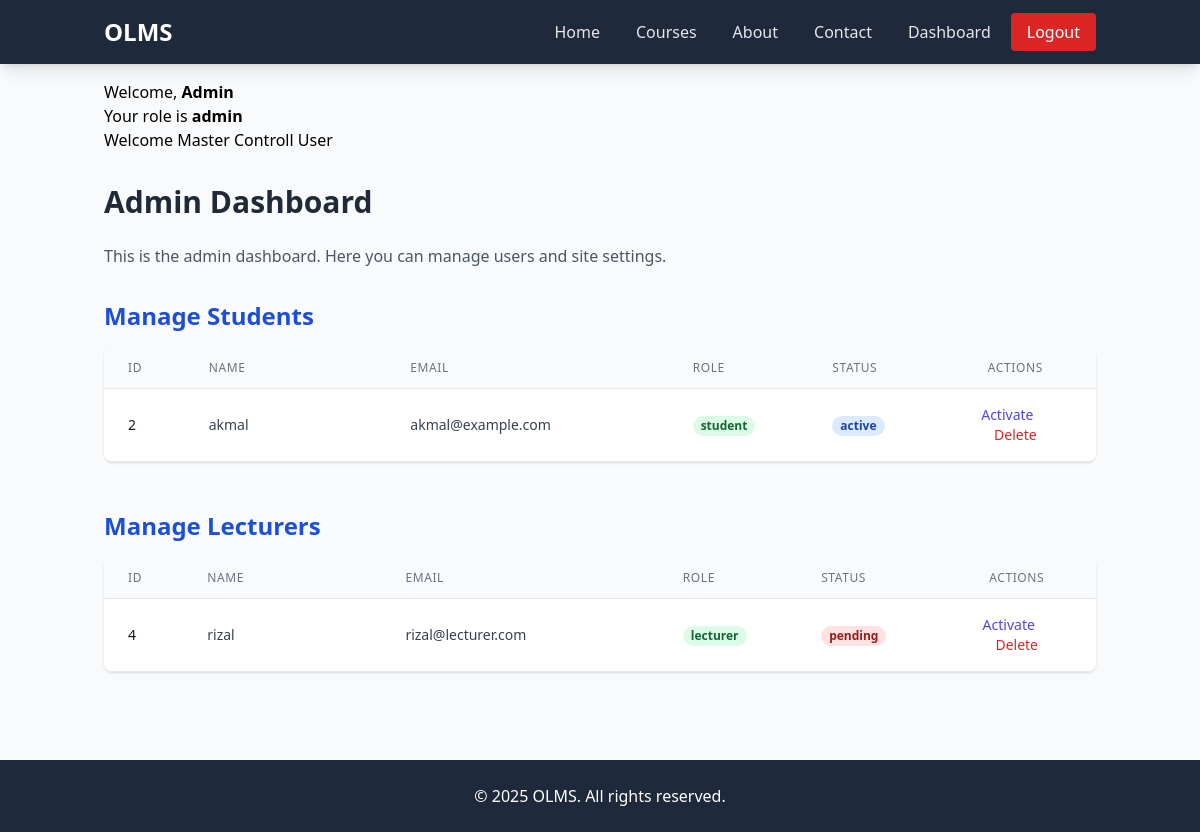
/admin/dashboard.php (signed in), run on an earlier commit of the app's database.
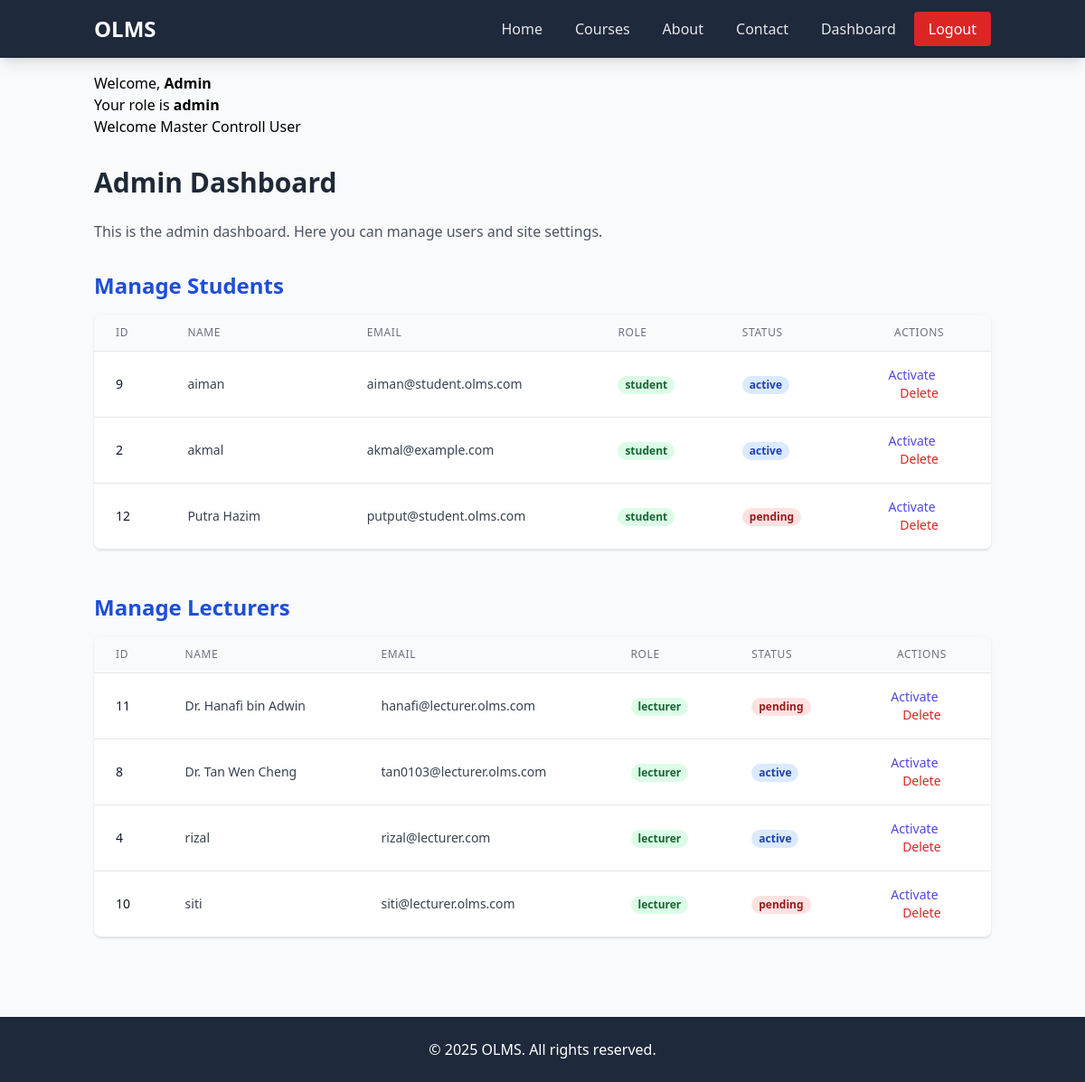
And on a later commit of the database.
### tables this page shows
CREATE TABLE `users` (
  `id` int(11) NOT NULL,
  `name` varchar(100) NOT NULL,
  `email` varchar(100) NOT NULL,
  `password` varchar(255) NOT NULL,
  `role` enum('student','lecturer','admin') NOT NULL DEFAULT 'student',
  `status` enum('pending','active','blocked') NOT NULL DEFAULT 'pending'
);

### admin/dashboard.php (the view, shortened to what the changed rows need)
<?php
include("../connection.php");
include("../header.php");
$users = [];
$sql = "SELECT id, name, email, role, status FROM users WHERE role = 'student' ORDER BY name ASC";
$result = $conn->query($sql);
if ($result && $result->num_rows > 0) {
    while ($row = $result->fetch_assoc()) {
        $users[] = $row;
    }
} else {
    echo "<p><b>No student users found.</p></b>";
}
$users_lect = [];
$sql_state = "SELECT id, name, email, role, status FROM users WHERE role = 'lecturer' ORDER BY name ASC";
$result_state = $conn->query($sql_state);
if ($result_state && $result_state->num_rows > 0) {
    while ($row = $result_state->fetch_assoc()) {
        $users_lect[] = $row;
    }
} else {
    echo "<p><b>No lecturer users found.</p></b>";
}
?>
<body>
    <main class="container mx-auto p-4">
        <h1 class="text-3xl font-extrabold mb-6 text-gray-800">Admin Dashboard</h1>
        <section class="mb-12">
            <div class="max-w-6xl mx-auto">
                <h2 class="text-2xl font-semibold mb-4 text-blue-700">Manage Students</h2>
                <div class="overflow-x-auto shadow border-b border-gray-200 sm:rounded-lg">
                    <table class="w-full divide-y divide-gray-200">
                        <thead class="bg-gray-50">
                            <tr>
                                <th class="w-16 px-6 py-3 text-left text-xs font-medium text-gray-500 uppercase tracking-wider">ID</th>
                                <th class="w-40 px-6 py-3 text-left text-xs font-medium text-gray-500 uppercase tracking-wider">Name</th>
                                <th class="w-56 px-6 py-3 text-left text-xs font-medium text-gray-500 uppercase tracking-wider">Email</th>
                                <th class="w-24 px-6 py-3 text-left text-xs font-medium text-gray-500 uppercase tracking-wider">Role</th>
                                <th class="w-24 px-6 py-3 text-left text-xs font-medium text-gray-500 uppercase tracking-wider">Status</th>
                                <th class="w-32 px-6 py-3 text-center text-xs font-medium text-gray-500 uppercase tracking-wider">Actions</th>
                            </tr>
                        </thead>
                        <tbody class="bg-white divide-y divide-gray-200">
                            <?php if (count($users) > 0): ?>
                                <?php foreach ($users as $user): ?>
                                    <tr>
                                        <td class="px-6 py-4 whitespace-nowrap text-sm font-medium text-gray-900"><?= htmlspecialchars($user['id']) ?></td>
                                        <td class="px-6 py-4 truncate text-sm text-gray-700"><?= htmlspecialchars($user['name']) ?></td>
                                        <td class="px-6 py-4 truncate text-sm text-gray-700"><?= htmlspecialchars($user['email']) ?></td>
                                        <td class="px-6 py-4 whitespace-nowrap text-sm text-gray-700">
                                            <span class="px-2 inline-flex text-xs leading-5 font-semibold rounded-full bg-green-100 text-green-800"><?= htmlspecialchars($user['role']) ?></span>
                                        </td>
                                        <td class="px-6 py-4 whitespace-nowrap text-sm text-gray-500">
                                            <span class="px-2 inline-flex text-xs leading-5 font-semibold rounded-full
                                        <?php echo ($user['status'] == 'active') ? 'bg-blue-100 text-blue-800' : 'bg-red-100 text-red-800'; ?>">
                                                <?= htmlspecialchars($user['status']) ?>
                                            </span>
                                        </td>
                                        <td class="px-6 py-4 text-center text-sm font-medium">
                                            <a href="edit_user.php?id=<?= $user['id'] ?>" class="text-indigo-600 hover:text-indigo-900 mr-4">Activate</a>
                                            <a href="delete_user.php?id=<?= $user['id'] ?>" onclick="return confirm('Are you sure you want to delete this user?')" class="text-red-600 hover:text-red-900">Delete</a>
                                        </td>
                                    </tr>
                                <?php endforeach; ?>
                            <?php else: ?>
                                <tr>
                                    <td colspan="6" class="px-6 py-4 text-center text-sm text-gray-500">No student users found.</td>
                                </tr>
                            <?php endif; ?>
                        </tbody>
                    </table>
                </div>
            </div>
        </section>
        <section>
            <div class="max-w-6xl mx-auto">
                <h2 class="text-2xl font-semibold mb-4 text-blue-700">Manage Lecturers</h2>
                <div class="overflow-x-auto shadow border-b border-gray-200 sm:rounded-lg">
                    <table class="w-full divide-y divide-gray-200">
                        <thead class="bg-gray-50">
                            <tr>
                                <th class="w-16 px-6 py-3 text-left text-xs font-medium text-gray-500 uppercase tracking-wider">ID</th>
                                <th class="w-40 px-6 py-3 text-left text-xs font-medium text-gray-500 uppercase tracking-wider">Name</th>
                                <th class="w-56 px-6 py-3 text-left text-xs font-medium text-gray-500 uppercase tracking-wider">Email</th>
                                <th class="w-24 px-6 py-3 text-left text-xs font-medium text-gray-500 uppercase tracking-wider">Role</th>
                                <th class="w-24 px-6 py-3 text-left text-xs font-medium text-gray-500 uppercase tracking-wider">Status</th>
                                <th class="w-32 px-6 py-3 text-center text-xs font-medium text-gray-500 uppercase tracking-wider">Actions</th>
                            </tr>
                        </thead>
                        <tbody class="bg-white divide-y divide-gray-200">
                            <?php if (count($users_lect) > 0): ?>
                                <?php foreach ($users_lect as $lecturer): ?>
                                    <tr>
                                        <td class="px-6 py-4 whitespace-nowrap text-sm font-medium text-gray-900"><?= htmlspecialchars($lecturer['id']) ?></td>
                                        <td class="px-6 py-4 truncate text-sm text-gray-700"><?= htmlspecialchars($lecturer['name']) ?></td>
                                        <td class="px-6 py-4 truncate text-sm text-gray-700"><?= htmlspecialchars($lecturer['email']) ?></td>
                                        <td class="px-6 py-4 whitespace-nowrap text-sm text-gray-700">
                                            <span class="px-2 inline-flex text-xs leading-5 font-semibold rounded-full bg-green-100 text-green-800"><?= htmlspecialchars($lecturer['role']) ?></span>
                                        </td>
                                        <td class="px-6 py-4 whitespace-nowrap text-sm text-gray-500">
                                            <span class="px-2 inline-flex text-xs leading-5 font-semibold rounded-full
                                        <?php echo ($lecturer['status'] == 'active') ? 'bg-blue-100 text-blue-800' : 'bg-red-100 text-red-800'; ?>">
                                                <?= htmlspecialchars($lecturer['status']) ?>
                                            </span>
                                        </td>
                                        <td class="px-6 py-4 text-center text-sm font-medium">
                                            <a href="edit_user.php?id=<?= $lecturer['id'] ?>" class="text-indigo-600 hover:text-indigo-900 mr-4">Activate</a>
                                            <a href="delete_user.php?id=<?= $lecturer['id'] ?>" onclick="return confirm('Are you sure you want to delete this user?')" class="text-red-600 hover:text-red-900">Delete</a>
                                        </td>
                                    </tr>
                                <?php endforeach; ?>
                            <?php else: ?>
                                <tr>
                                    <td colspan="6" class="px-6 py-4 text-center text-sm text-gray-500">No lecturer users found.</td>
                                </tr>
                            <?php endif; ?>
                        </tbody>
                    </table>
                </div>
            </div>
        </section>
    </main>
</body>
<br>
<br>
<br>
<?php include("../footer.php"); ?>

What changed in the data, as far as the page shows it:
added users: id "9", name "aiman", email "aiman@student.olms.com", role "student", status "active", shown under "Manage Students"
added users: id "12", name "Putra Hazim", email "putput@student.olms.com", role "student", status "pending", shown under "Manage Students"
added users: id "11", name "Dr. Hanafi bin Adwin", email "hanafi@lecturer.olms.com", role "lecturer", status "pending", shown under "Manage Lecturers"
added users: id "8", name "Dr. Tan Wen Cheng", email "tan0103@lecturer.olms.com", role "lecturer", status "active", shown under "Manage Lecturers"
changed users "rizal": status "pending" → "active"
added users: id "10", name "siti", email "siti@lecturer.olms.com", role "lecturer", status "pending", shown under "Manage Lecturers"
